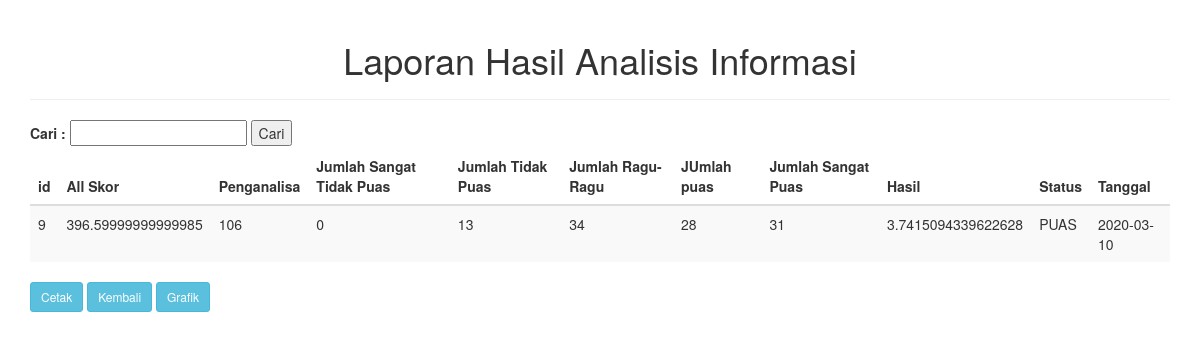
Screenshot of /admin/tampilresulti.php with the database file from the repository.
### tables this page shows
CREATE TABLE `r_informasi` (
  `id` int(11) NOT NULL,
  `allskor` double NOT NULL,
  `penganalisa` int(11) NOT NULL,
  `jstp` double NOT NULL,
  `jtp` double NOT NULL,
  `jrg` double NOT NULL,
  `jp` double NOT NULL,
  `jsp` double NOT NULL,
  `hasil` double NOT NULL,
  `status` varchar(26) NOT NULL,
  `tanggal` text NOT NULL
);

### admin/tampilresulti.php (the view, shortened to what this page needs)
<!DOCTYPE HTML>
<html>
<head>
	<link href="css1/bootstrap.css" rel="stylesheet">
</head>
<?php
			$data=mysql_query("select *from r_informasi");
?>
<body>
<div class="container">
	<div class="page-header" align="center"><h1>Laporan Hasil Analisis Informasi</h1></div>
	<form action="tampilresulti.php" method="get">
		<label>Cari :</label>
		<input type="text" name="cari">
		<input type="submit" value="Cari">
	</form>
	<table class="table table-striped">
		<thead>
			<th>id</th>
			<th>All Skor</th>
			<th>Penganalisa</th>
			<th>Jumlah Sangat Tidak Puas</th>
			<th>Jumlah Tidak Puas</th>
			<th>Jumlah Ragu-Ragu</th>
			<th>JUmlah puas</th>
			<th>Jumlah Sangat Puas</th>
			<th>Hasil</th>
			<th>Status</th>
		    <th>Tanggal</th>
		</thead>
		<tbody>
	<?php
		if(isset($_GET['cari'])){
			$cari = $_GET['cari'];
			$data = mysql_query("select * from r_informasi where id like '%".$cari."%'");
		}else{
		$data = mysql_query("select * from r_informasi");
	}
		while($d=mysql_fetch_array($data)){
		?>
			<td><?php echo $d['id']; ?></td>
			<td><?php echo $d['allskor']; ?></td>
			<td><?php echo $d['penganalisa']; ?></td>
		    <td><?php echo $d['jstp']; ?></td>
			<td><?php echo $d['jtp']; ?></td>
			<td><?php echo $d['jrg']; ?></td>
			<td><?php echo $d['jp']; ?></td>
			<td><?php echo $d['jsp']; ?></td>
			<td><?php echo $d['hasil']; ?></td>
	    	<td><?php echo $d['status']; ?></td>
			<td><?php echo $d['tanggal']; ?></td>
		</tbody>
		<?php
		}
	?>
	</table>
	<a class="btn btn-info btn-sm" href="cetakresulti.php" target="blank">Cetak</a>
	<a class="btn btn-info btn-sm" href="dashboard.php">Kembali</a>
		<a class="btn btn-info btn-sm" href="diagrami.php">Grafik</a>
</div>
</body>
</html>

### rows the page displays
r_informasi: id "9", allskor "396.59999999999985", penganalisa "106", jstp "0", jtp "13", jrg "34", jp "28", jsp "31", hasil "3.7415094339622628", status "PUAS", tanggal "2020-03-10"
